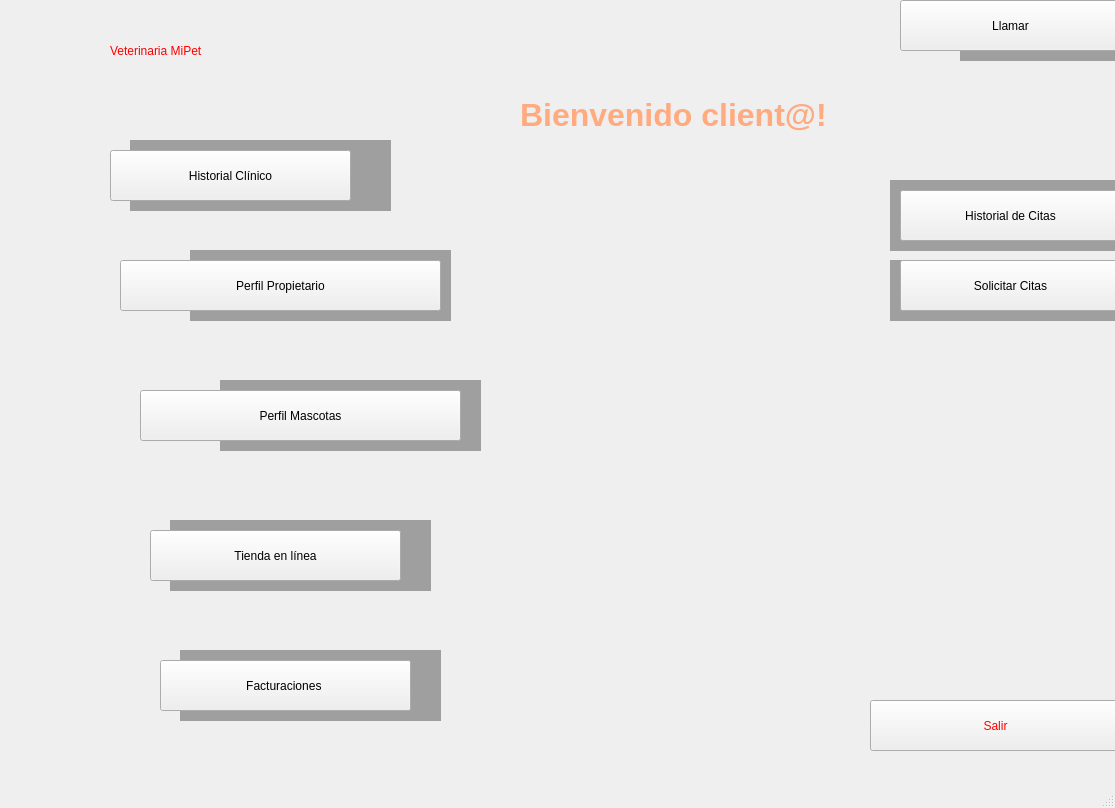
<?xml version="1.0" encoding="UTF-8"?>
<ui version="4.0">
 <class>MainWindow</class>
 <widget class="QMainWindow" name="MainWindow">
  <property name="enabled">
   <bool>true</bool>
  </property>
  <property name="geometry">
   <rect>
    <x>0</x>
    <y>0</y>
    <width>1115</width>
    <height>808</height>
   </rect>
  </property>
  <property name="windowTitle">
   <string>MainWindow</string>
  </property>
  <property name="styleSheet">
   <string notr="true">QWidget#centralwidget{background-color: qlineargradient(spread:pad, x1:0.239, y1:0.295455, x2:1, y2:1, stop:0.308458 rgba(26, 72, 91, 255), stop:1 rgba(255, 255, 255, 255))};
</string>
  </property>
  <property name="animated">
   <bool>true</bool>
  </property>
  <widget class="QWidget" name="centralwidget">
   <widget class="QLabel" name="label">
    <property name="geometry">
     <rect>
      <x>110</x>
      <y>0</y>
      <width>561</width>
      <height>101</height>
     </rect>
    </property>
    <property name="styleSheet">
     <string notr="true">font: 36pt &quot;MS Shell Dlg 2&quot;;
color:red;</string>
    </property>
    <property name="text">
     <string>Veterinaria MiPet</string>
    </property>
   </widget>
   <widget class="QLabel" name="label_6">
    <property name="geometry">
     <rect>
      <x>-40</x>
      <y>0</y>
      <width>181</width>
      <height>111</height>
     </rect>
    </property>
    <property name="styleSheet">
     <string notr="true">image: url(:/login/Imagen2.jpg)</string>
    </property>
    <property name="text">
     <string/>
    </property>
   </widget>
   <widget class="QPushButton" name="pushButton">
    <property name="geometry">
     <rect>
      <x>120</x>
      <y>260</y>
      <width>321</width>
      <height>51</height>
     </rect>
    </property>
    <property name="styleSheet">
     <string notr="true">font: 16pt &quot;MS Shell Dlg 2&quot;;</string>
    </property>
    <property name="text">
     <string>Perfil Propietario</string>
    </property>
   </widget>
   <widget class="QPushButton" name="pushButton_2">
    <property name="geometry">
     <rect>
      <x>110</x>
      <y>150</y>
      <width>241</width>
      <height>51</height>
     </rect>
    </property>
    <property name="styleSheet">
     <string notr="true">font: 16pt &quot;MS Shell Dlg 2&quot;;</string>
    </property>
    <property name="text">
     <string>Historial Clínico</string>
    </property>
   </widget>
   <widget class="QPushButton" name="pushButton_3">
    <property name="geometry">
     <rect>
      <x>900</x>
      <y>190</y>
      <width>221</width>
      <height>51</height>
     </rect>
    </property>
    <property name="styleSheet">
     <string notr="true">font: 16pt &quot;MS Shell Dlg 2&quot;;</string>
    </property>
    <property name="text">
     <string>Historial de Citas</string>
    </property>
   </widget>
   <widget class="QPushButton" name="pushButton_4">
    <property name="geometry">
     <rect>
      <x>150</x>
      <y>530</y>
      <width>251</width>
      <height>51</height>
     </rect>
    </property>
    <property name="styleSheet">
     <string notr="true">font: 16pt &quot;MS Shell Dlg 2&quot;;</string>
    </property>
    <property name="text">
     <string>Tienda en línea</string>
    </property>
   </widget>
   <widget class="QPushButton" name="pushButton_5">
    <property name="geometry">
     <rect>
      <x>870</x>
      <y>700</y>
      <width>251</width>
      <height>51</height>
     </rect>
    </property>
    <property name="styleSheet">
     <string notr="true">font: 16pt &quot;MS Shell Dlg 2&quot;;
color: red;</string>
    </property>
    <property name="text">
     <string>Salir</string>
    </property>
   </widget>
   <widget class="QPushButton" name="pushButton_6">
    <property name="geometry">
     <rect>
      <x>140</x>
      <y>390</y>
      <width>321</width>
      <height>51</height>
     </rect>
    </property>
    <property name="styleSheet">
     <string notr="true">font: 16pt &quot;MS Shell Dlg 2&quot;;</string>
    </property>
    <property name="text">
     <string>Perfil Mascotas</string>
    </property>
   </widget>
   <widget class="QPushButton" name="pushButton_7">
    <property name="geometry">
     <rect>
      <x>160</x>
      <y>660</y>
      <width>251</width>
      <height>51</height>
     </rect>
    </property>
    <property name="styleSheet">
     <string notr="true">font: 16pt &quot;MS Shell Dlg 2&quot;;</string>
    </property>
    <property name="text">
     <string>Facturaciones </string>
    </property>
   </widget>
   <widget class="QPushButton" name="pushButton_8">
    <property name="geometry">
     <rect>
      <x>900</x>
      <y>0</y>
      <width>221</width>
      <height>51</height>
     </rect>
    </property>
    <property name="styleSheet">
     <string notr="true">font: 16pt &quot;MS Shell Dlg 2&quot;;</string>
    </property>
    <property name="text">
     <string>Llamar</string>
    </property>
   </widget>
   <widget class="QLabel" name="label_3">
    <property name="geometry">
     <rect>
      <x>0</x>
      <y>120</y>
      <width>121</width>
      <height>111</height>
     </rect>
    </property>
    <property name="styleSheet">
     <string notr="true">image: url(:/login/Imagen3.png)</string>
    </property>
    <property name="text">
     <string/>
    </property>
   </widget>
   <widget class="QLabel" name="label_4">
    <property name="geometry">
     <rect>
      <x>10</x>
      <y>230</y>
      <width>111</width>
      <height>111</height>
     </rect>
    </property>
    <property name="styleSheet">
     <string notr="true">image: url(:/login/Imagen4.png)</string>
    </property>
    <property name="text">
     <string/>
    </property>
   </widget>
   <widget class="QPushButton" name="pushButton_9">
    <property name="geometry">
     <rect>
      <x>900</x>
      <y>260</y>
      <width>221</width>
      <height>51</height>
     </rect>
    </property>
    <property name="styleSheet">
     <string notr="true">font: 16pt &quot;MS Shell Dlg 2&quot;;</string>
    </property>
    <property name="text">
     <string>Solicitar Citas</string>
    </property>
   </widget>
   <widget class="QLabel" name="label_5">
    <property name="geometry">
     <rect>
      <x>-90</x>
      <y>300</y>
      <width>391</width>
      <height>261</height>
     </rect>
    </property>
    <property name="styleSheet">
     <string notr="true">image: url(:/login/Imagen 6.png)

</string>
    </property>
    <property name="text">
     <string/>
    </property>
   </widget>
   <widget class="QLabel" name="label_7">
    <property name="geometry">
     <rect>
      <x>10</x>
      <y>490</y>
      <width>141</width>
      <height>111</height>
     </rect>
    </property>
    <property name="styleSheet">
     <string notr="true">image: url(:/login/Imagen5.png)</string>
    </property>
    <property name="text">
     <string/>
    </property>
   </widget>
   <widget class="QLabel" name="label_8">
    <property name="geometry">
     <rect>
      <x>10</x>
      <y>620</y>
      <width>121</width>
      <height>111</height>
     </rect>
    </property>
    <property name="styleSheet">
     <string notr="true">image:  url(:/login/Imagen1.png)</string>
    </property>
    <property name="text">
     <string/>
    </property>
   </widget>
   <widget class="QLabel" name="label_9">
    <property name="geometry">
     <rect>
      <x>900</x>
      <y>0</y>
      <width>61</width>
      <height>51</height>
     </rect>
    </property>
    <property name="styleSheet">
     <string notr="true">image: url(:/login/Imagen7.png)</string>
    </property>
    <property name="text">
     <string/>
    </property>
   </widget>
   <widget class="QLabel" name="label_10">
    <property name="geometry">
     <rect>
      <x>730</x>
      <y>190</y>
      <width>191</width>
      <height>121</height>
     </rect>
    </property>
    <property name="styleSheet">
     <string notr="true">image: url(:/login/Imagen8.png)</string>
    </property>
    <property name="text">
     <string/>
    </property>
   </widget>
   <widget class="QLabel" name="label_2">
    <property name="geometry">
     <rect>
      <x>520</x>
      <y>90</y>
      <width>581</width>
      <height>51</height>
     </rect>
    </property>
    <property name="text">
     <string>&lt;html&gt;&lt;head/&gt;&lt;body&gt;&lt;p&gt;&lt;span style=&quot; font-size:24pt; font-weight:600; color:#ffaa7f;&quot;&gt;Bienvenido client@!&lt;/span&gt;&lt;/p&gt;&lt;/body&gt;&lt;/html&gt;</string>
    </property>
   </widget>
   <widget class="QMdiArea" name="mdiArea">
    <property name="geometry">
     <rect>
      <x>130</x>
      <y>140</y>
      <width>261</width>
      <height>71</height>
     </rect>
    </property>
   </widget>
   <widget class="QMdiArea" name="mdiArea_2">
    <property name="geometry">
     <rect>
      <x>190</x>
      <y>250</y>
      <width>261</width>
      <height>71</height>
     </rect>
    </property>
   </widget>
   <widget class="QMdiArea" name="mdiArea_3">
    <property name="geometry">
     <rect>
      <x>220</x>
      <y>380</y>
      <width>261</width>
      <height>71</height>
     </rect>
    </property>
   </widget>
   <widget class="QMdiArea" name="mdiArea_4">
    <property name="geometry">
     <rect>
      <x>170</x>
      <y>520</y>
      <width>261</width>
      <height>71</height>
     </rect>
    </property>
   </widget>
   <widget class="QMdiArea" name="mdiArea_5">
    <property name="geometry">
     <rect>
      <x>180</x>
      <y>650</y>
      <width>261</width>
      <height>71</height>
     </rect>
    </property>
   </widget>
   <widget class="QMdiArea" name="mdiArea_6">
    <property name="geometry">
     <rect>
      <x>890</x>
      <y>180</y>
      <width>261</width>
      <height>71</height>
     </rect>
    </property>
   </widget>
   <widget class="QMdiArea" name="mdiArea_7">
    <property name="geometry">
     <rect>
      <x>890</x>
      <y>260</y>
      <width>261</width>
      <height>61</height>
     </rect>
    </property>
   </widget>
   <widget class="QMdiArea" name="mdiArea_8">
    <property name="geometry">
     <rect>
      <x>960</x>
      <y>-10</y>
      <width>261</width>
      <height>71</height>
     </rect>
    </property>
   </widget>
   <zorder>mdiArea_8</zorder>
   <zorder>mdiArea_7</zorder>
   <zorder>mdiArea_6</zorder>
   <zorder>mdiArea_5</zorder>
   <zorder>mdiArea_4</zorder>
   <zorder>mdiArea_3</zorder>
   <zorder>mdiArea_2</zorder>
   <zorder>mdiArea</zorder>
   <zorder>label</zorder>
   <zorder>label_6</zorder>
   <zorder>pushButton</zorder>
   <zorder>pushButton_2</zorder>
   <zorder>pushButton_3</zorder>
   <zorder>pushButton_4</zorder>
   <zorder>pushButton_5</zorder>
   <zorder>pushButton_6</zorder>
   <zorder>pushButton_7</zorder>
   <zorder>pushButton_8</zorder>
   <zorder>label_3</zorder>
   <zorder>label_4</zorder>
   <zorder>pushButton_9</zorder>
   <zorder>label_5</zorder>
   <zorder>label_7</zorder>
   <zorder>label_8</zorder>
   <zorder>label_9</zorder>
   <zorder>label_10</zorder>
   <zorder>label_2</zorder>
  </widget>
  <widget class="QMenuBar" name="menubar">
   <property name="geometry">
    <rect>
     <x>0</x>
     <y>0</y>
     <width>1115</width>
     <height>26</height>
    </rect>
   </property>
  </widget>
  <widget class="QStatusBar" name="statusbar"/>
 </widget>
 <resources>
  <include location="Imagenes/Imagenes.qrc"/>
 </resources>
 <connections/>
</ui>
